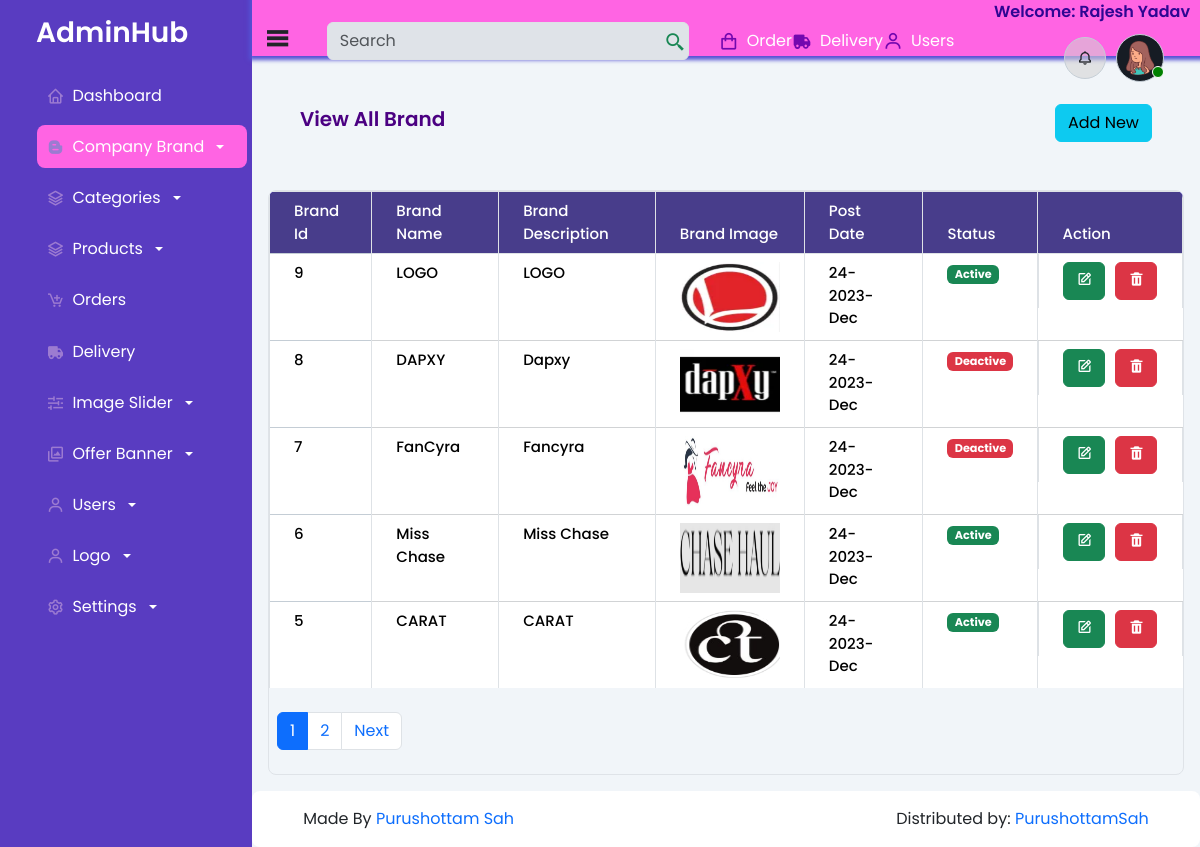
Page /admin/viewbrand.php (signed in) on the committed database.
### tables this page shows
CREATE TABLE `brand_db` (
  `b_id` int(11) NOT NULL,
  `b_name` varchar(255) NOT NULL,
  `b_image` varchar(255) NOT NULL,
  `b_metadesc` text NOT NULL,
  `b_status` tinyint(4) NOT NULL DEFAULT 0,
  `b_created_at` timestamp NOT NULL DEFAULT current_timestamp()
);

### admin/viewbrand.php (the view, shortened to what this page needs)
<?php include "includes/header.php";
?>
<?php include "includes/sidebar.php" ?>
<?php include "includes/navbar.php" ?>
<section id="mainContent">
    <div class="viewcategory d-flex">
        <span>View All Brand</span>
        <a href="addbrand.php"><span><button class="btn btn-info">Add New</button></span></a>
    </div>
    <div class="tableform">
        <div class="table-responsive">
            <table class="table table-striped table-hover table-bordered">
                <thead>
                    <tr class="bg-primary text-white order-header">
                        <th scope="col">Brand Id</th>
                        <th scope="col">Brand Name</th>
                        <th scope="col">Brand Description</th>
                        <th scope="col">Brand Image</th>
                        <th scope="col">Post Date</th>
                        <th scope="col">Status</th>
                        <th scope="col">Action</th>
                    </tr>
                </thead>
                <tbody>
                    <?php
                    $brand_limit = 5;
                    if (isset($_GET['page'])) {
                        $pages = $_GET['page'];
                    } else {
                        $pages = 1;
                    }
                    $offset = ($pages - 1) * $brand_limit;
                    require("process/config.php");
                    $addbrandsql = "SELECT * FROM brand_db ORDER BY b_created_at DESC LIMIT $offset, $brand_limit";
                    $addbrandsql_query = mysqli_query($conn, $addbrandsql);
                    if ($addbrandsql_query->num_rows > 0) {
                        while ($row = $addbrandsql_query->fetch_assoc()) {
                    ?>
                            <tr>
                                <td><?= $row['b_id'] ?></td>
                                <td><?= $row['b_name'] ?></td>
                                <td><?= substr($row['b_metadesc'], 0, 100) ?></td>
                                <td><img src="process/upload/brand/<?= $row['b_image'] ?>" alt="viewbrand" height="70" width="100"></td>
                                <td><?php echo date('d-Y-M', strtotime($row['b_created_at'])); ?></td>
                                <td><span class="badge <?= $row['b_status'] == '1' ? 'text-bg-success' : 'text-bg-danger' ?>"><?= $row['b_status'] == '0' ? 'Deactive' : 'Active' ?></span></td>
                                <td class="d-flex">
                                    <div>
                                        <a href="updatebrand.php?id=<?= $row['b_id'] ?> & b_image=<?= $row['b_image'] ?>  & b_status=<?= $row['b_status'] ?> & b_name=<?= $row['b_name'] ?> & b_metadesc=<?= $row['b_metadesc'] ?> "><button class="btn btn-success"><i class='bx bx-edit'></i></button></a>
                                    </div>
                                    <div>
                                        <form action="process/deletebrand.php" method="post" onsubmit="return confirm('Are you sure want to delete?')">
                                            <button type="submit" name="submit" class="btn btn-danger"><i class='bx bxs-trash'></i></button>
                                        </form>
                                    </div>
                                </td>
                            </tr>
                    <?php
                        }
                    } else {
                        echo "<td><span>No Records Found!!</span></td>";
                    }
                    ?>
                </tbody>
            </table>
            <div class="table-pagination-bottom my-4 mx-2">
                <nav aria-label="Page navigation example">
                    <?php
                    require("process/config.php");
                    $brand_pagination = "SELECT * FROM brand_db ORDER BY b_created_at DESC";
                    $brand_pagination_query = mysqli_query($conn, $brand_pagination);
                    $brand_res = mysqli_num_rows($brand_pagination_query);
                    $brand_page = $brand_res;
                    $dispay_page = ceil($brand_page / $brand_limit);
                    ?>
                    <ul class="pagination">
                        <?php
                        for ($i = 1; $i <= $dispay_page; $i++) {
                            if ($i == $pages) {
                                $active = 'active';
                            } else {
                                $active = '';
                            }
                        ?>
                            <li class="page-item"><a class="page-link <?= $active ?>" href="viewbrand.php?page=<?= $i ?>"><?= $i ?></a></li>
                        <?php
                        }
                        ?>
                        <?php
                         if($pages < $dispay_page) : ?>
                        <li class="page-item"><a class="page-link" href="viewbrand.php?page=<?= $pages + 1 ?>">Next</a></li>
                        <?php endif; ?>
                    </ul>
                </nav>
            </div>
        </div>
    </div>
</section>
<?php include "includes/footer.php" ?>

### admin/css/viewcategory.css (style rules this page uses)
.viewcategory { margin: 3rem 2rem; justify-content: space-between; }
.viewcategory span { font-size: 20px; color: indigo; font-weight: 600; }

### admin/css/admins.css (style rules this page uses)
* { margin: 0; padding: 0; box-sizing: border-box; }
a { text-decoration: none !important; }
body { background: #f1f5f9 !important; font-family: "Poppins", sans-serif !important; }
:root { --bs-blue: #0d6efd; --bs-indigo: #6610f2; --bs-purple: #6f42c1; --bs-pink: #d63384; --bs-red: #dc3545; --bs-orange: #fd7e14; --bs-yellow: #f59e0b; --bs-green: #198754; --bs-teal: #20c997; --bs-cyan: #0ea5e9; --bs-black: #000; --bs-gray: #637381; --bs-gray-dark: #212b36; --bs-gray-200: #f4f6f8; --bs-gray-300: #dfe3e8; --bs-gray-400: #c4cdd5; --bs-gray-500: #919eab; --bs-gray-600: #637381; --bs-gray-700: #454f5b; --bs-gray-800: #212b36; --bs-gray-900: #161c24; --bs-primary: #624bff; --bs-secondary: #637381; --bs-success: #198754; --bs-info: #0ea5e9; --bs-warning: #f59e0b; --bs-danger: #dc3545; --bs-light: #f1f5f9; --bs-dark: #212b36; --bs-white: #fff; --bs-light-primary: #e0dcfe; --bs-light-danger: #fbebec; --bs-light-info: #e7fafe; --bs-light-warning: #fff3cd; --bs-light-secondary: #e9ecef; --bs-light-success: #eaf6ec; --bs-light-dark: #d1cfd8; --bs-dark-primary: #593cc1; --bs-dark-warning: #c28135; --bs-dark-info: #51a0c2; --bs-dark-danger: #ae302e; --bs-dark-success: #139a74; --bs-dark-secondary: #5c596d; --bs-primary-rgb: 98, 75, 255; --bs-secondary-rgb: 99, 115, 129; --bs-success-rgb: 25, 135, 84; --bs-info-rgb: 14, 165, 233; --bs-warning-rgb: 245, 158, 11; --bs-danger-rgb: 220, 53, 69; --bs-white-pink: #ff64e3; --bs-table-accent-bg: transparent; }
tbody, td, tfoot, th, thead, tr { color: #00000094; font-size: 15px; font-weight: 500; text-align: center !important; padding: 0.75rem 1.5rem !important; border-bottom-width: 1px !important; box-shadow: inset 0 0 0 9999px var(--bs-table-accent-bg) !important; border-bottom: 1px solid #d1d3d5 !important; }
tbody, td, tfoot, th, thead, tr:last-child { border-bottom: transparent !important; }
.table thead tr { padding: 1rem !important; }
tbody { background: white !important; }
.d-flex { display: flex !important; gap: 10px; }
.table-responsive { border: 1px solid var(--bs-gray-300); border-radius: 8px; width: 100%; margin-top: 2rem; }
table.poject-info tbody tr, td:first-child { border-top: 1px solid var(--bs-gray-400); }
.poject-info thead tr, th { text-align: start !important; }
.poject-info tbody tr, td { text-align: start !important; }

### admin/css/dashboards.css (style rules this page uses)
.header-section, #mainContent { margin: 1rem; }
.order-header { color: white !important; border-radius: 10px !important; }
table.table.table-striped.table-hover.table-bordered thead tr th { background: darkslateblue; color: white; }

### admin/assets/responsive/main.css (style rules this page uses)
@media only screen and (max-width: 1200px) { tbody, td, tfoot, th, thead, tr { padding: 0.5rem 1.5rem !important; } }

### rows in the picture
brand_db: b_id "9", b_name "LOGO", b_metadesc "LOGO", b_image (picture), b_created_at "24-2023-Dec", b_status "Active"
brand_db: b_id "8", b_name "DAPXY", b_metadesc "Dapxy", b_image (picture), b_created_at "24-2023-Dec", b_status "Deactive"
brand_db: b_id "7", b_name "FanCyra", b_metadesc "Fancyra", b_image (picture), b_created_at "24-2023-Dec", b_status "Deactive"
brand_db: b_id "6", b_name "Miss Chase", b_metadesc "Miss Chase", b_image (picture), b_created_at "24-2023-Dec", b_status "Active"
brand_db: b_id "5", b_name "CARAT", b_metadesc "CARAT", b_image (picture), b_created_at "24-2023-Dec", b_status "Active"

### other values in the picture
$_SESSION['uname'] "Rajesh Yadav"
